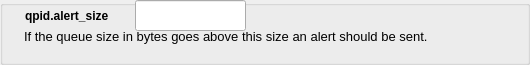
        <widget class="QGroupBox" name="groupBox_3">
         <property name="sizePolicy">
          <sizepolicy hsizetype="Preferred" vsizetype="Minimum">
           <horstretch>0</horstretch>
           <verstretch>0</verstretch>
          </sizepolicy>
         </property>
         <property name="minimumSize">
          <size>
           <width>0</width>
           <height>60</height>
          </size>
         </property>
         <property name="title">
          <string/>
         </property>
         <widget class="QLineEdit" name="alert_size">
          <property name="geometry">
           <rect>
            <x>135</x>
            <y>0</y>
            <width>111</width>
            <height>31</height>
           </rect>
          </property>
          <property name="maxLength">
           <number>12</number>
          </property>
         </widget>
         <widget class="QTextEdit" name="textEdit_3">
          <property name="enabled">
           <bool>true</bool>
          </property>
          <property name="geometry">
           <rect>
            <x>20</x>
            <y>25</y>
            <width>501</width>
            <height>31</height>
           </rect>
          </property>
          <property name="minimumSize">
           <size>
            <width>0</width>
            <height>20</height>
           </size>
          </property>
          <property name="font">
           <font>
            <pointsize>10</pointsize>
           </font>
          </property>
          <property name="focusPolicy">
           <enum>Qt::NoFocus</enum>
          </property>
          <property name="autoFillBackground">
           <bool>false</bool>
          </property>
          <property name="styleSheet">
           <string notr="true">background: transparent;</string>
          </property>
          <property name="frameShape">
           <enum>QFrame::NoFrame</enum>
          </property>
          <property name="frameShadow">
           <enum>QFrame::Plain</enum>
          </property>
          <property name="lineWidth">
           <number>0</number>
          </property>
          <property name="verticalScrollBarPolicy">
           <enum>Qt::ScrollBarAlwaysOff</enum>
          </property>
          <property name="horizontalScrollBarPolicy">
           <enum>Qt::ScrollBarAlwaysOff</enum>
          </property>
          <property name="readOnly">
           <bool>true</bool>
          </property>
          <property name="html">
           <string>&lt;!DOCTYPE HTML PUBLIC &quot;-//W3C//DTD HTML 4.0//EN&quot; &quot;http://www.w3.org/TR/REC-html40/strict.dtd&quot;&gt;
&lt;html&gt;&lt;head&gt;&lt;meta name=&quot;qrichtext&quot; content=&quot;1&quot; /&gt;&lt;style type=&quot;text/css&quot;&gt;
p, li { white-space: pre-wrap; }
&lt;/style&gt;&lt;/head&gt;&lt;body style=&quot; font-family:'Cantarell'; font-size:10pt; font-weight:400; font-style:normal;&quot;&gt;
&lt;p style=&quot; margin-top:0px; margin-bottom:0px; margin-left:0px; margin-right:0px; -qt-block-indent:0; text-indent:0px;&quot;&gt;If the queue size in bytes goes above this size an alert should be sent.&lt;/p&gt;&lt;/body&gt;&lt;/html&gt;</string>
          </property>
         </widget>
         <widget class="QLabel" name="label_9">
          <property name="geometry">
           <rect>
            <x>25</x>
            <y>5</y>
            <width>106</width>
            <height>21</height>
           </rect>
          </property>
          <property name="font">
           <font>
            <weight>75</weight>
            <bold>true</bold>
           </font>
          </property>
          <property name="text">
           <string>qpid.alert_size</string>
          </property>
         </widget>
        </widget>
